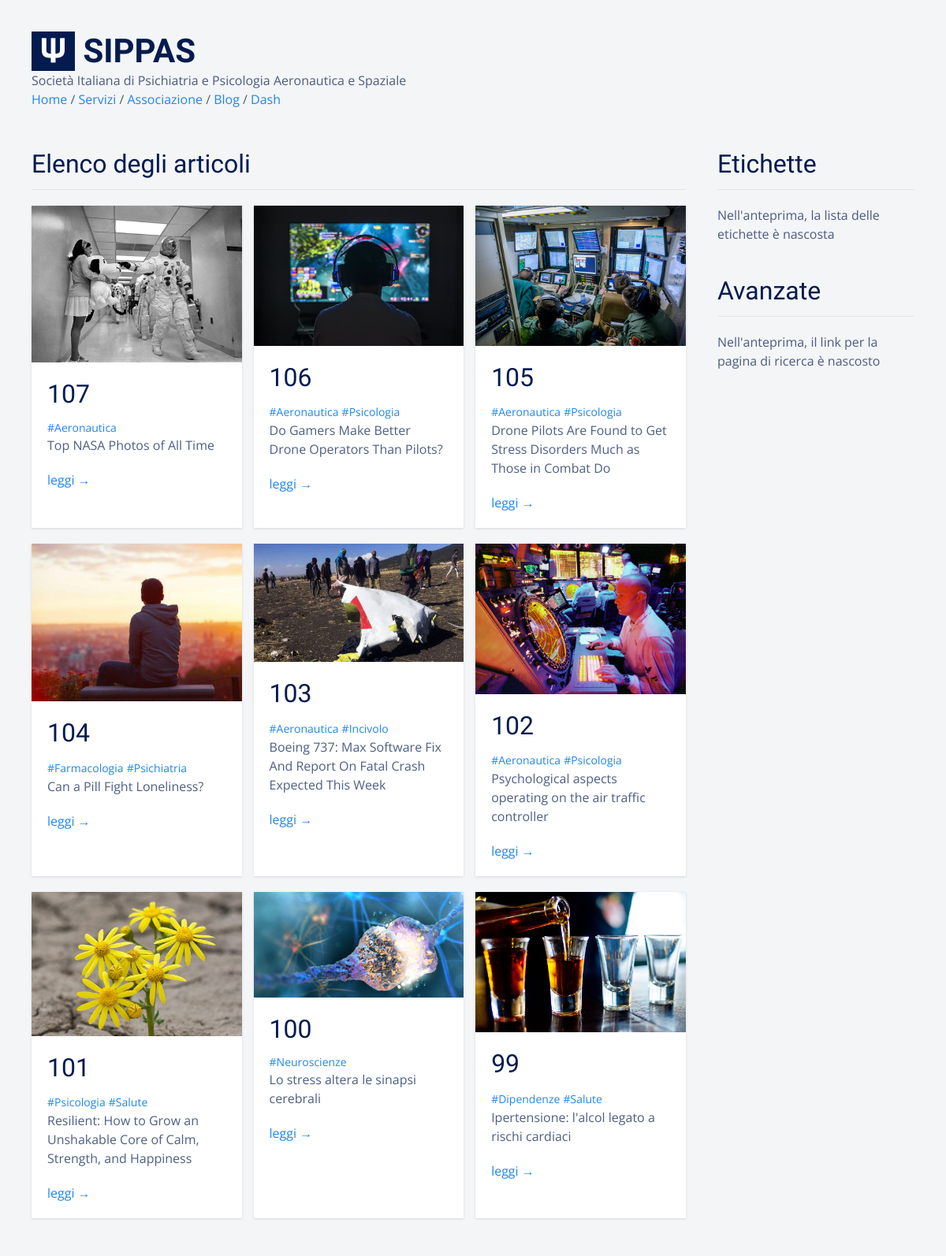
Page /blog/dashboard/frontpage/preview (signed in) on the earlier database version.
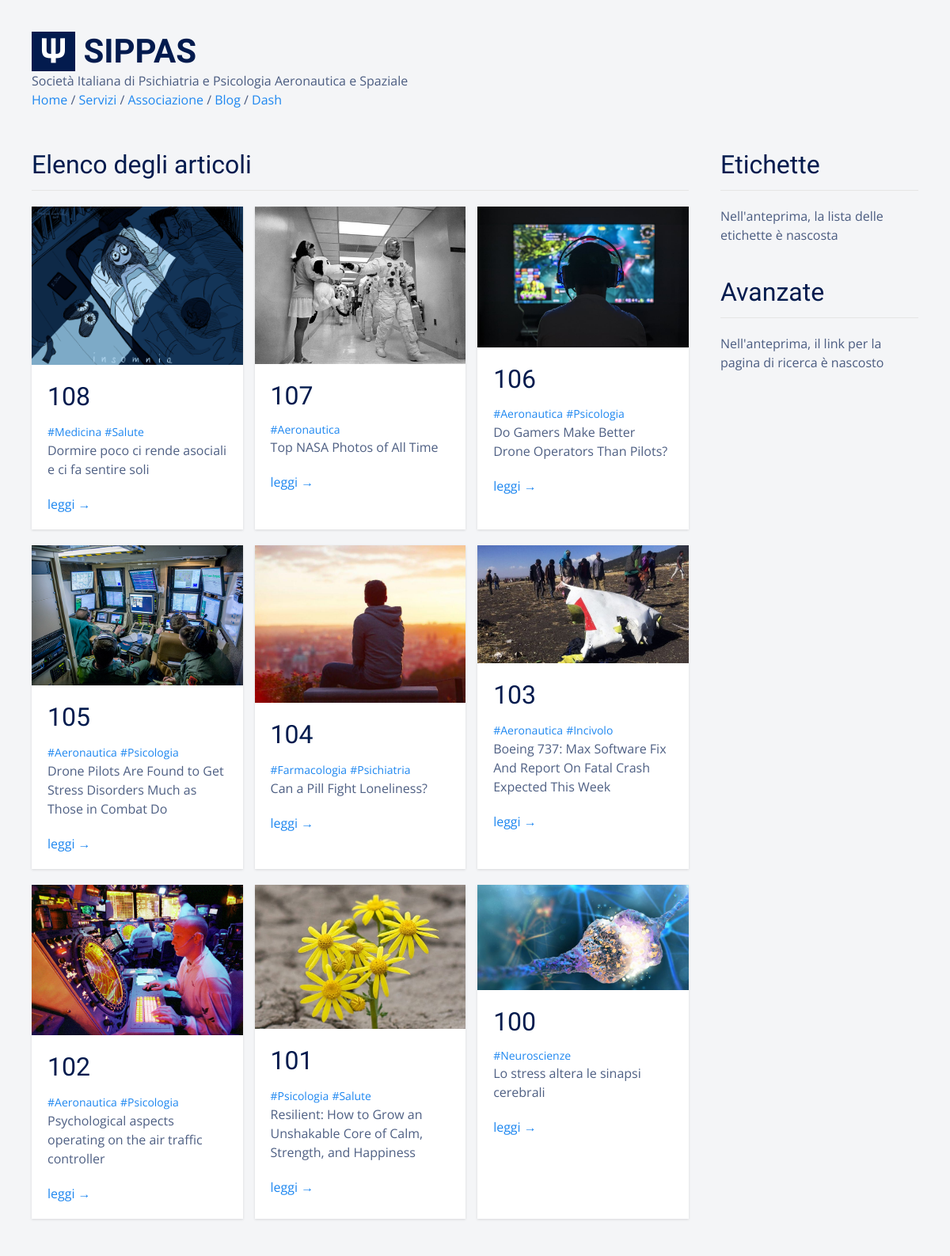
Same page on the later database version.
### tables this page shows
CREATE TABLE "posts" (
  "id" integer NOT NULL,
  "title" text,
  "body" TEXT,
  "teaser" text,
  "tags" TEXT,
  "is_sticky" integer,
  "author" text,
  "created_at" TEXT,
  "updated_at" text,
  "published_at" TEXT,
  PRIMARY KEY ("id")
);

### flaskApp/blueprints/blog/routes.py (the view)
@bp_blog.route("/dashboard/frontpage/preview")
@login_required
@has_role(["author", "editor", "admin"])
def blog_preview():
  posts = query_db('SELECT * FROM posts ORDER BY id DESC LIMIT {}'.format(BLOG_PAGE_SIZE))
  return render_template(
    "blog/posts_preview.html",
    posts=posts,
    tags=TAGS,
    pagination="blog/posts_pagination.html"
  )

### flaskApp/blueprints/users/models.py (called while the page is built)
  @login_manager.user_loader
  def load_user(id):
    user = query_db("SELECT * FROM users WHERE id = ?", [id], one=True)
    if user:
        return User(**user)
    else:
        return None

### flaskApp/db/sqlite.py (called while the page is built)
def dict_factory(cursor, row):
  d = {}
  for idx, col in enumerate(cursor.description):
    d[col[0]] = row[idx]
  return d

def get_db():
  if "db" not in g:
    g.db = sqlite3.connect(
      db_path,
      detect_types=sqlite3.PARSE_DECLTYPES,
      isolation_level="DEFERRED"
    )
    g.db.cursor().execute("PRAGMA journal_mode=WAL")
    g.db.row_factory = dict_factory
  return g.db

def query_db(query, args=(), one=False):
  with closing(get_db().cursor().execute(query, args)) as cur:
    rv = cur.fetchall()
    return (rv[0] if rv else None) if one else rv

### flaskApp/blueprints/blog/templates/blog/posts_preview.html
{% extends 'base.html' %}
{% block content %}
<div class="uk-section">
  <div class="uk-container">
    <div class="uk-grid">
      <div class="uk-width-3-4@s">
        <h2 class="uk-heading-divider">Elenco degli articoli</h2>
        {% if posts %}
        {% include 'blog/posts_list.html' %}
        {% else %}
        <div class="uk-margin">
          Nessun articolo trovato.
        </div>
        {% endif %}
      </div>
      <div class="uk-width-expand">
        <div>
          <h2 class="uk-heading-divider">Etichette</h2>
          <p>Nell'anteprima, la lista delle etichette è nascosta</p>
          <h2 class="uk-heading-divider uk-margin-medium-top">Avanzate</h2>
          <div class="uk-margin">
            <p>Nell'anteprima, il link per la pagina di ricerca è nascosto</p>
          </div>
        </div>
      </div>
    </div>
  </div>
</div>
{% endblock %}

### flaskApp/blueprints/blog/templates/blog/posts_list.html
<div class="uk-grid uk-grid-match uk-grid-small">
  {% for p in posts %}
  <div class="uk-width-1-2@s uk-width-1-3@l uk-margin-bottom">
    <div class="uk-card uk-card-default uk-card-small uk-margin">
      {% if p.teaser %}
      <div class="uk-card-media-top">
        <img src="{{ url_for('static', filename='blog/' + p.teaser | replace('#', p.id | string)) }}" />
      </div>
      {% endif %}
      <div class="uk-card-body uk-padding-small-top">
        <h2 class="uk-margin-remove">{{ p.id }}</h2>
        <div class="uk-margin-small">
          <p class="uk-margin-remove">
            {% for tag in p.tags.split(' ') %} <a class="uk-text-small"
              href="{{ url_for('blog.posts_tagged', tag=tag) }}">{{ tag }}</a> {% endfor %}
          </p>
          <p class="uk-margin-remove">{{ p.title }}</p>
        </div>
        <div class="uk-margin">
          <a href="{{ url_for('blog.view_post', id=p.id) }}">leggi &rarr;</a>
        </div>
      </div>
    </div>
  </div>
  {% endfor %}
</div>

Differences in the rows shown:
no longer on this page (row unchanged): posts: teaser+id (picture), id "99", tag "#Dipendenze" "#Salute", title "Ipertensione: l'alcol legato a rischi cardiaci", shown under "Elenco degli articoli"
added posts: teaser+id (picture), id "108", tag "#Medicina" "#Salute", title "Dormire poco ci rende asociali e ci fa sentire soli", shown under "Elenco degli articoli"
